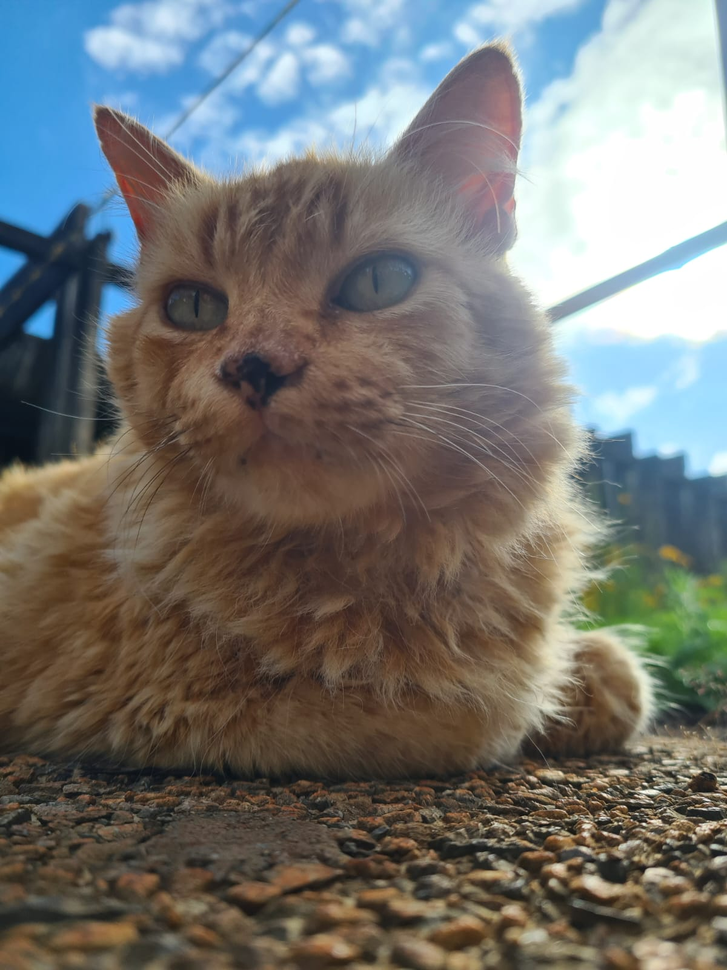
#> input picture edges/imgs/pogcat.png, 727 x 970 px, shrunk from 1200 x 1600 before the run
$ python roberts2.py
#> lines starting #> are read from the running program, lines starting #| are printed output that depends on the picture
import cv2
import numpy as np
from scipy import ndimage

roberts_cross_v = np.array( [[1, 0 ],
							[0,-1 ]] )

roberts_cross_h = np.array( [[ 0, 1 ],
							[ -1, 0 ]] )

img = cv2.imread("imgs/pogcat.png",0).astype('float64')
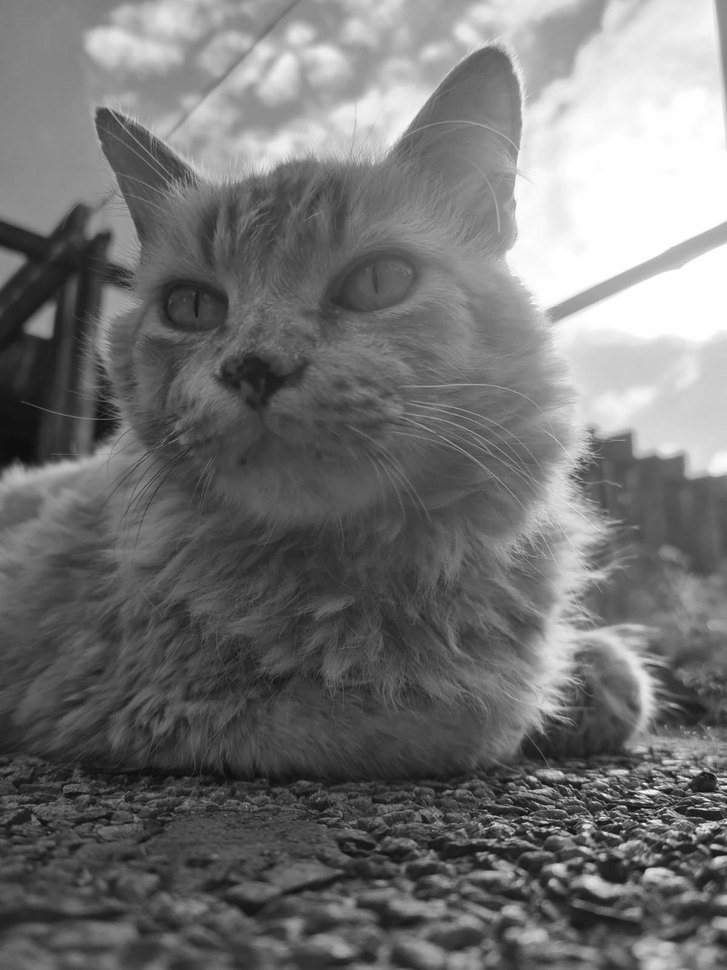
#> img: shape (970, 727) float64; min 12, max 255, mean 114.9

img/=255.0
vertical = ndimage.convolve( img, roberts_cross_v )
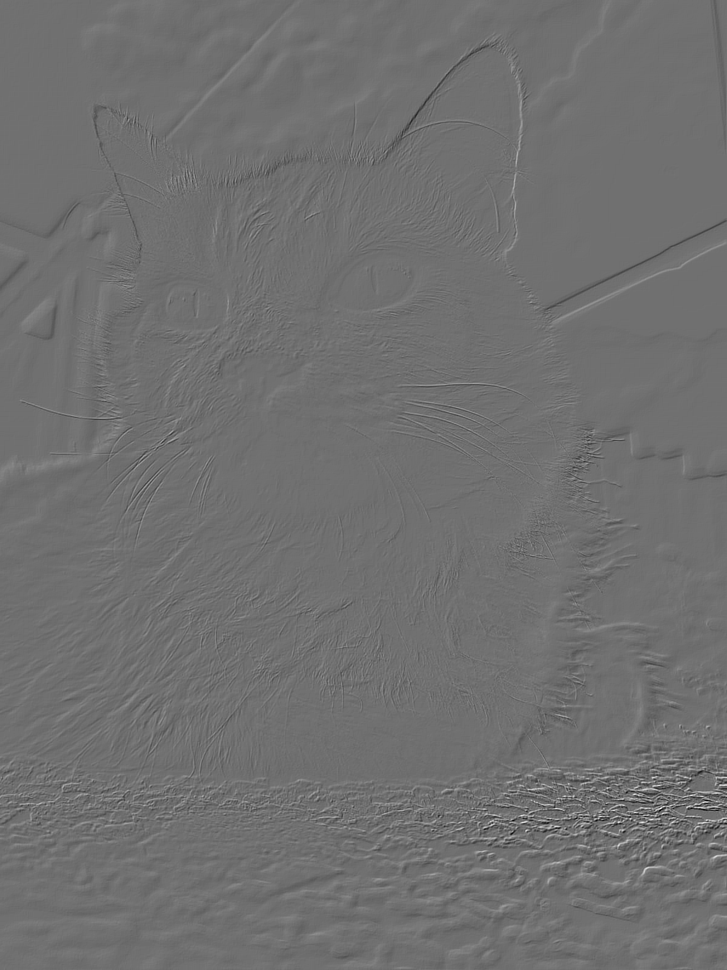
#> vertical: shape (970, 727) float64; min -0.553, max 0.702, mean 6.77e-05; drawn with min black and max white
horizontal = ndimage.convolve( img, roberts_cross_h )
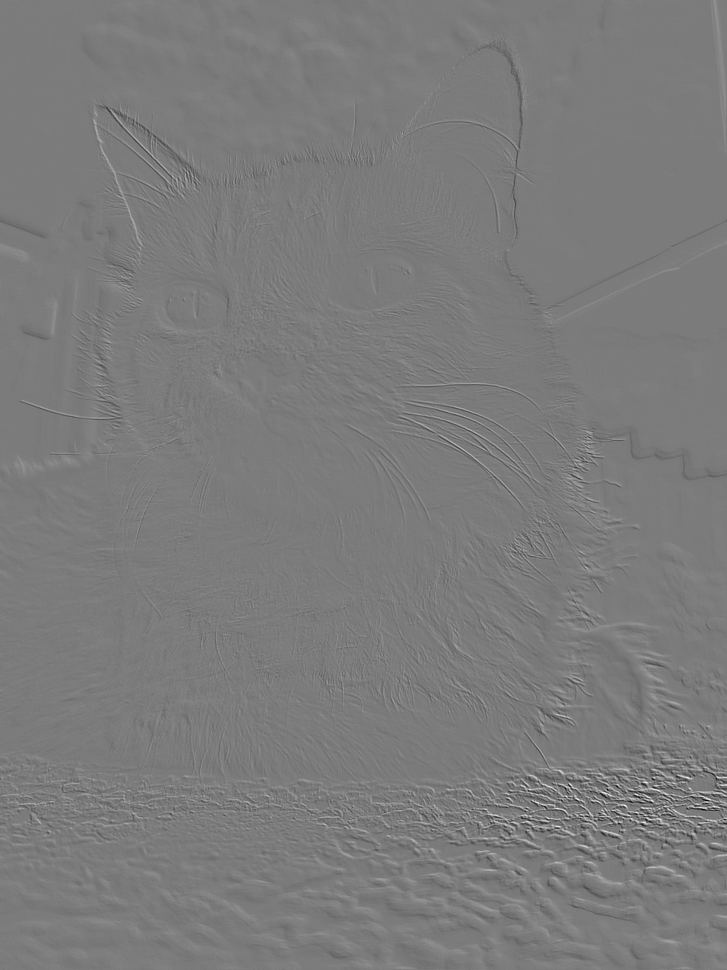
#> horizontal: shape (970, 727) float64; min -0.686, max 0.725, mean -0.000704; drawn with min black and max white

edged_img = np.sqrt( np.square(horizontal) + np.square(vertical))
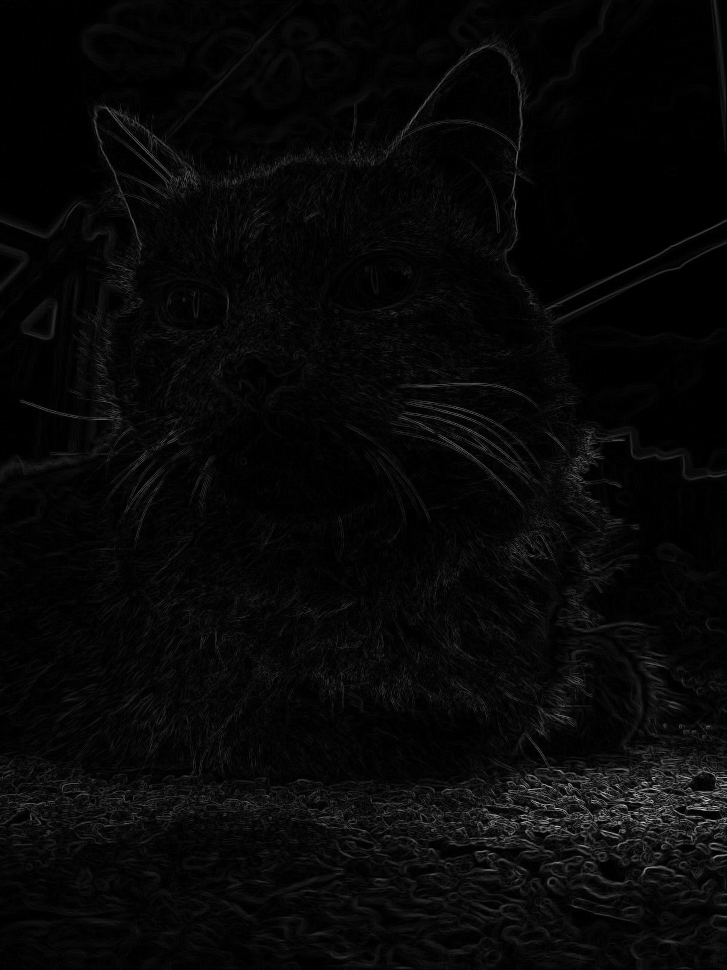
#> edged_img: shape (970, 727) float64; min 0, max 0.831, mean 0.0306
edged_img*=255

#cv2.imshow("original", img)
cv2.imwrite("outputs/roberts_output2.jpg",edged_img)

cv2.imshow("roberts_output2.jpg",edged_img)
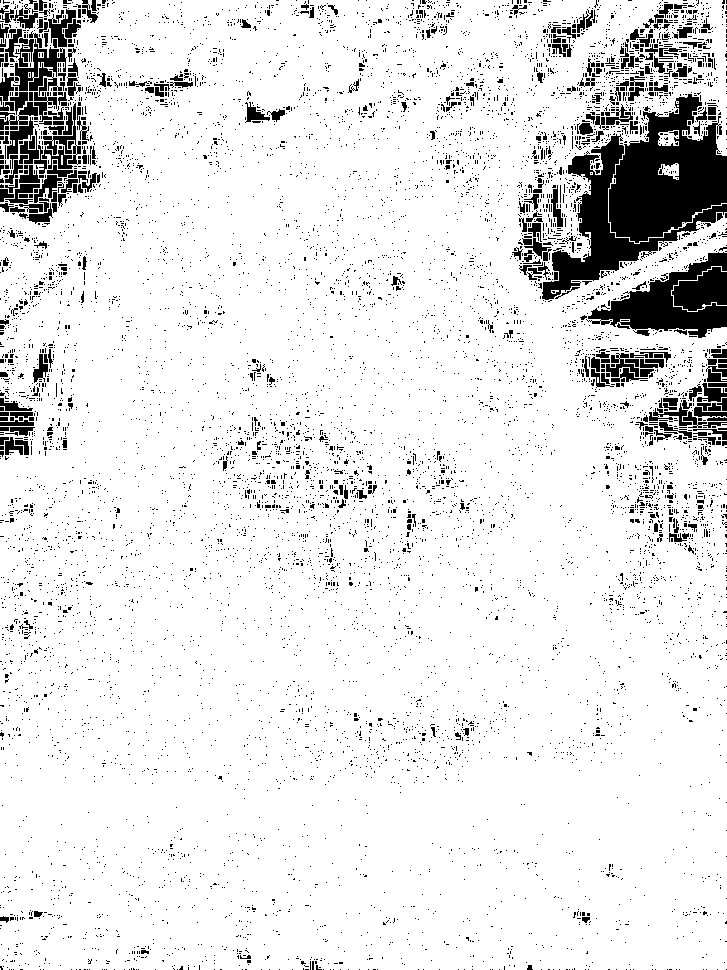
#> window 'roberts_output2.jpg': shape (970, 727); min 0, max 255, mean 230.3
#encontrando um bug ao exibir

cv2.waitKey(0)

$ run again, with edges/imgs/lobo_guara.jpg saved as edges/imgs/pogcat.png
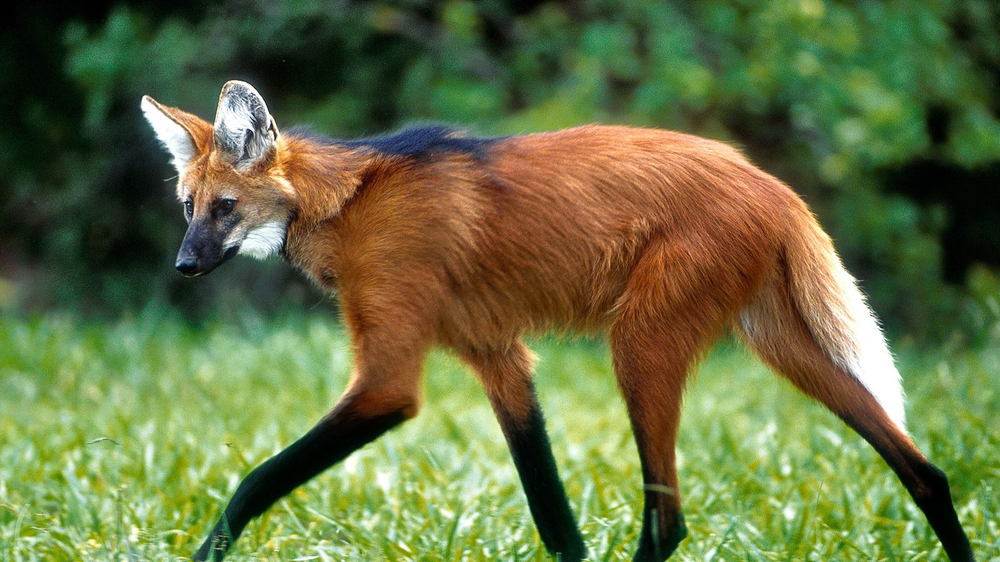
#> input picture edges/imgs/lobo_guara.jpg, 1000 x 562 px, shrunk from 1600 x 900 before the run
#> `edged_img = np.sqrt( np.square(horizontal) + np.square(vertical))`:
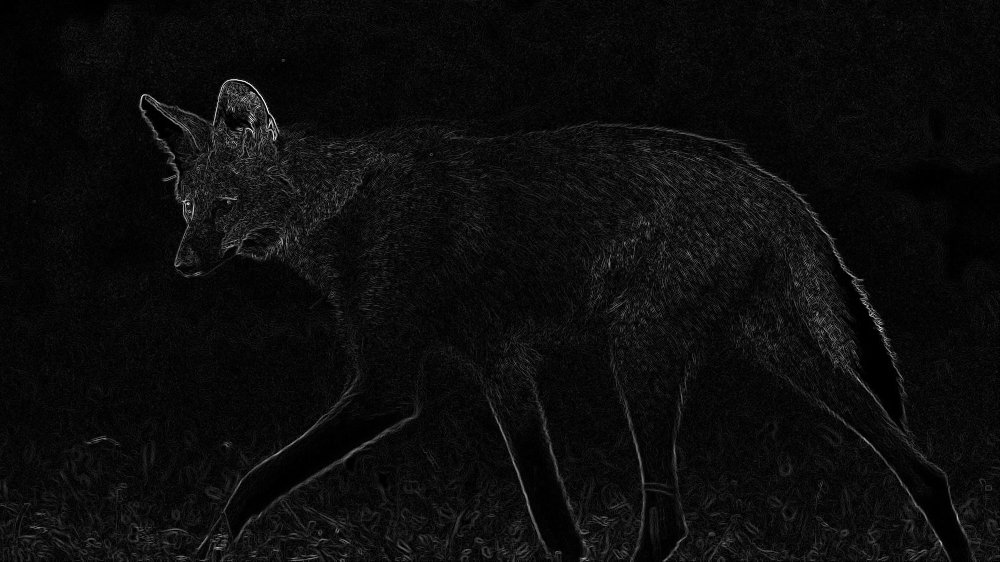
#> edged_img: shape (562, 1000) float64; min 0, max 1, mean 0.0496
#> `cv2.imshow("roberts_output2.jpg",edged_img)`:
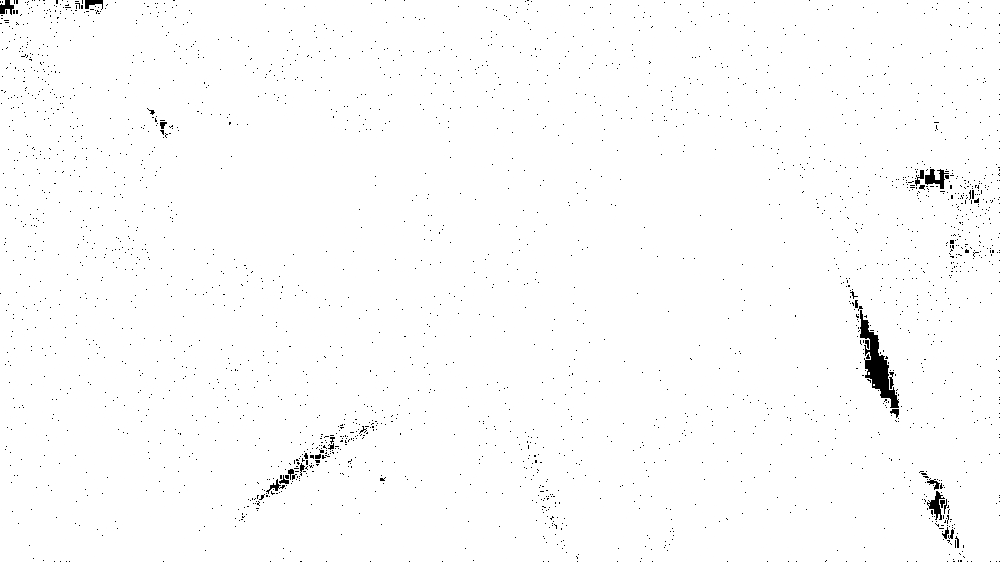
#> window 'roberts_output2.jpg': shape (562, 1000); min 0, max 255, mean 252.2
